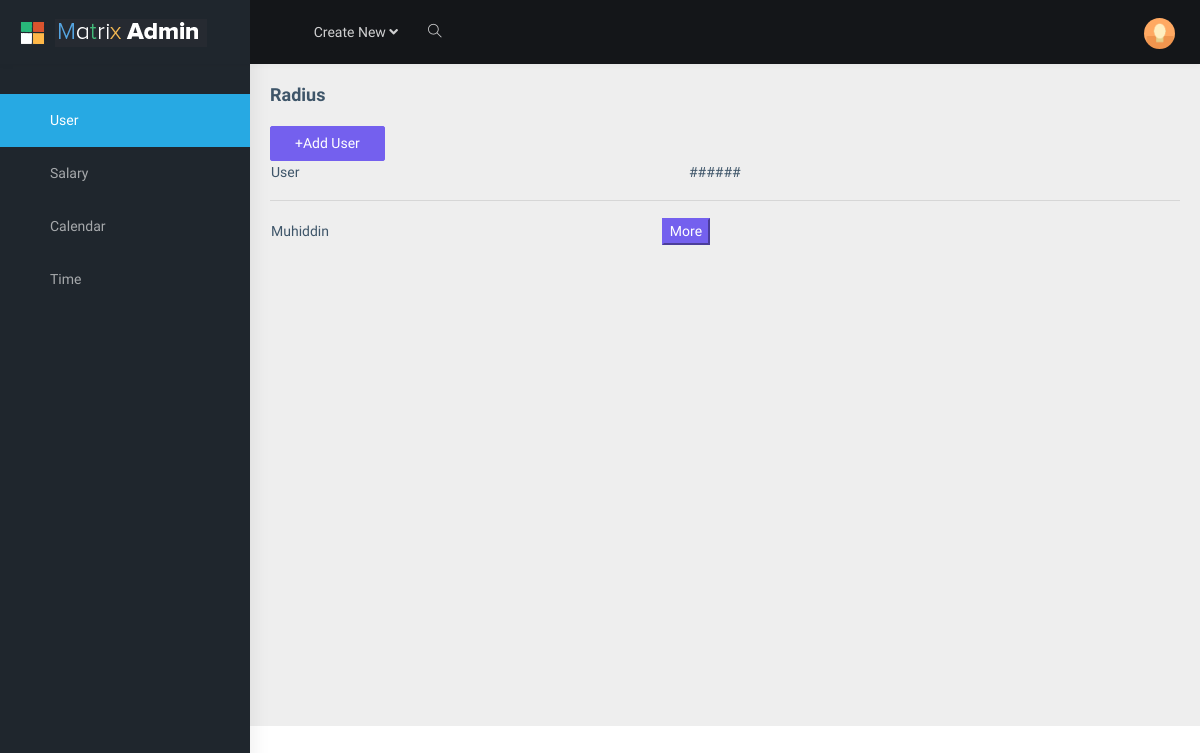
Page /api/admin/users (signed in) on the earlier database version.
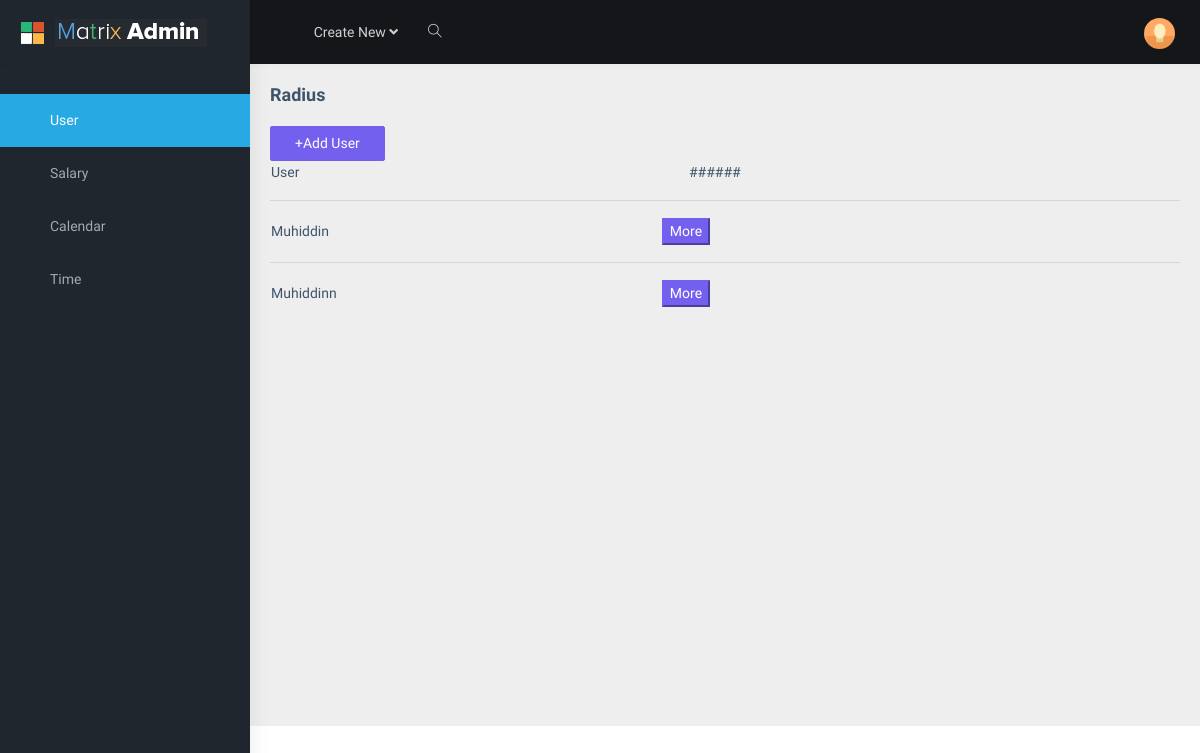
Same page on the later database version.
### salary/models.py (models this page shows, shortened)
class Workers(models.Model):
    CHOICES = (
        ('true', 'TRUE'),
        ('false', 'FALSE')
    )
    full_name = models.CharField(max_length=125)
    phone = models.CharField(max_length=12)
    age = models.IntegerField(default=0)
    job = models.CharField(max_length=125)
    birthday = models.DateField(auto_now=False, auto_now_add=False, blank=True, null=True)
    salary = models.IntegerField(default=0)
    telegram_id = models.CharField(max_length=125)
    bons = models.IntegerField(default=0)
    fine = models.IntegerField(default=0)
    give = models.IntegerField(default=0)
    residue = models.IntegerField(default=0)
    step = models.IntegerField(default=0)
    clock_in = models.TimeField(blank=True, null=True)
    clock_out = models.TimeField(blank=True, null=True)
    month = models.CharField(blank=True, null=True, max_length=125)
    image = models.CharField(blank=True, null=True, max_length=125)
    type = models.CharField(max_length=12, blank=True, null=True)
    status = models.CharField(max_length=25, choices=CHOICES, default='true', blank=True, null=True)

### salary/views.py (the view)
# urls.py: path('users', UserView.as_view(), name='users'),
class UserView(TemplateView):
    model = Workers
    def get(self, request, *args, **kwargs):
        if not request.user.is_authenticated:
            return HttpResponseRedirect(reverse_lazy('login'))
        context = super().get_context_data(**kwargs)
        context['users'] = Workers.objects.all()
        return render(request, 'admin/users.html', context)

### salary/templates/admin/users.html
{% extends 'base.html' %}
{% load static %}
{% block content %}
    <table>
        <a href="{% url 'adduser' %}"><button class="btn btn-primary px-4">+Add User</button></a>
    <tr>
        <td style="width: 35%;">User</td>
        <td style="width: 10%;">######</td>
    </tr>
        </table>
    {% for user in users%}
        <table>
    <tr>
        <td style="width: 35%;">{{user.full_name}}</td>
        <td style="width: 10%;"> <a href="{%url 'userprofil' user.id %}"><button class="btn-primary">More</button></a></td>
        <hr>
    </tr>
        </table>
    {% endfor %}
{% endblock %}

Differences in the rows shown:
added Workers: full_name "Muhiddinn"
